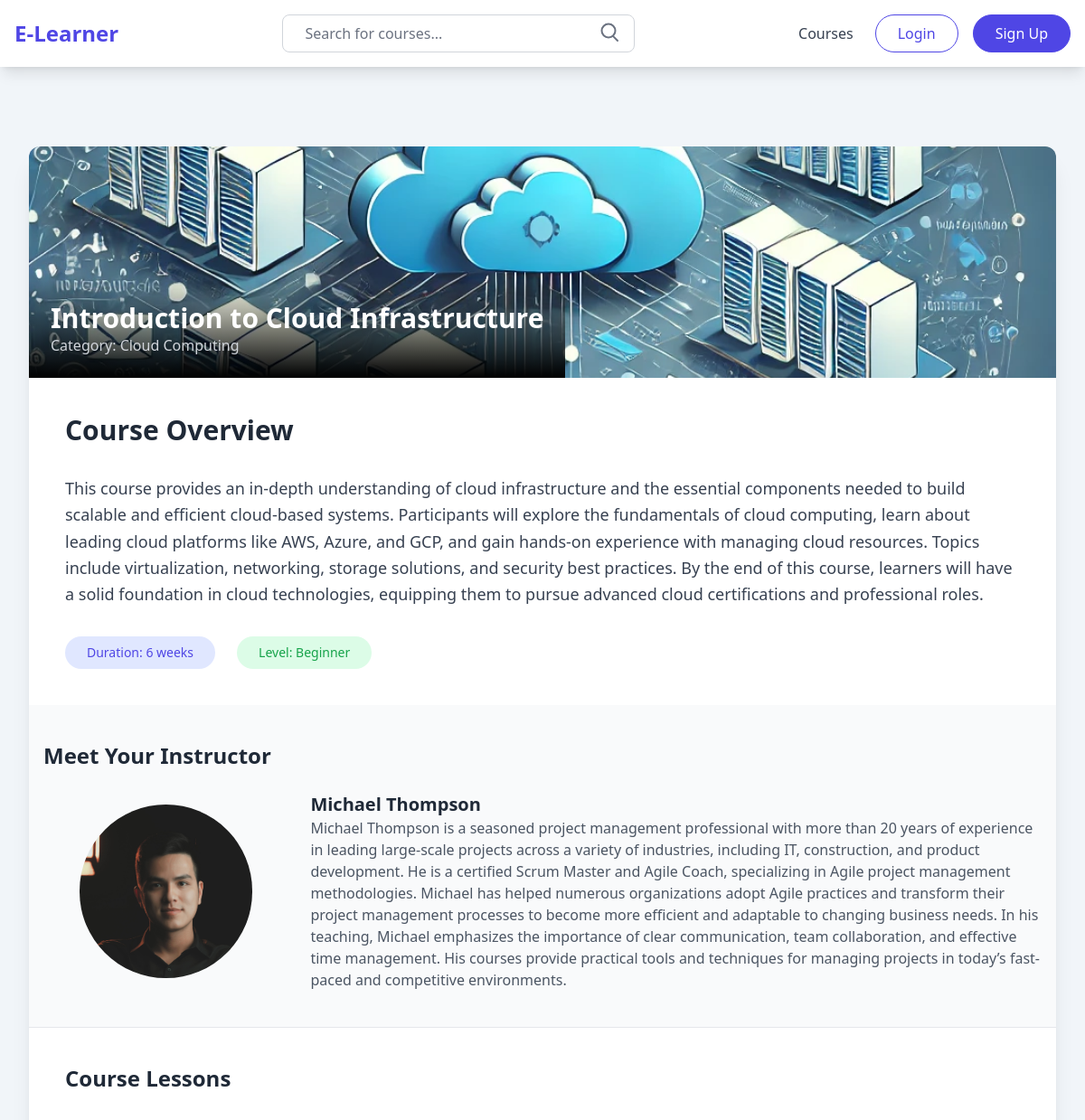
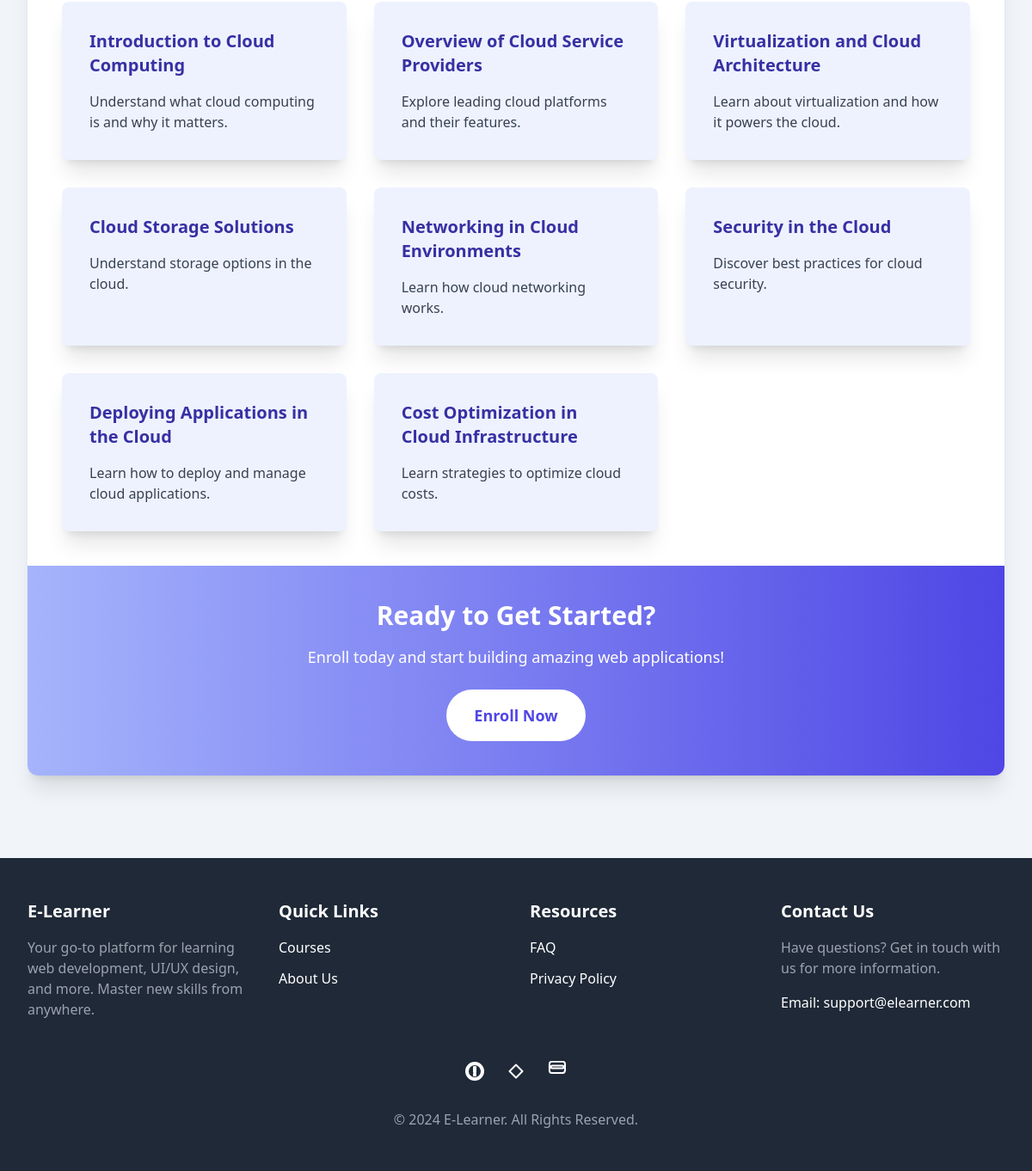
/courses/2/, run on the app's committed database (2 pictures, top to bottom).
### courses/models.py (models this page shows, shortened)
class Course(models.Model):
    title = models.CharField(max_length=255)
    description = models.TextField()
    category = models.ForeignKey(CourseCategory, related_name='courses', on_delete=models.CASCADE)
    difficulty = models.CharField(max_length=5, choices=COURSE_DIFFICULTY_OPTIONS)
    duration_weeks = models.PositiveIntegerField()
    instructor = models.ForeignKey(CourseInstructor, on_delete=models.CASCADE, related_name='instructed_courses')
    rating = models.FloatField(default=0.0)
    thumbnail = models.ImageField(upload_to='course_thumbnails/')
    created_at = models.DateTimeField(auto_now_add=True)
    objects = CourseManager()
    def get_enrollment(self, user):
        if not user.is_authenticated:
            return None
        return self.enrollments.filter(user=user).first()

class CourseCategory(models.Model):
    title = models.CharField(max_length=255)
    class Meta:
        verbose_name_plural = "Course Categories"

class CourseInstructor(models.Model):
    name = models.CharField(max_length=255)
    photo = models.ImageField(upload_to='instructors/')
    bio = models.TextField()

class CourseLesson(models.Model):
    title = models.CharField(max_length=255)
    course = models.ForeignKey(Course, on_delete=models.CASCADE, related_name='lessons')
    youtube_link = models.URLField()
    description = models.TextField()
    brief = models.CharField(max_length=300)
    file = models.FileField(upload_to='lessons/', null=True, blank=True)

### courses/views.py (the view)
# urls.py: path('<pk>/', CourseDetailView.as_view(), name='course_detail'),
class CourseDetailView(DetailView):
    model = Course
    template_name = 'course_detail.html'
    def get_context_data(self, **kwargs):
        context = super().get_context_data(**kwargs)
        course = context['course']
        enrollment = course.get_enrollment(self.request.user)
        context['is_enrolled'] = enrollment is not None
        context['is_approved'] = enrollment is not None and enrollment.approved
        return context

### courses/templates/course_detail.html (shortened to what this page needs)
{% extends 'base.html' %}
{% block content %}
    <div class="max-w-7xl mx-auto mt-14 bg-white rounded-xl shadow-xl overflow-hidden">
        <div class="relative">
            <img src="/uploads/{{ course.thumbnail }}" alt="Course Banner" class="w-full h-64 object-cover">
            <div class="absolute bottom-0 left-0 bg-gradient-to-t from-black to-transparent text-white p-6">
                <h2 class="text-3xl font-semibold">{{ course.title }}</h2>
                <p class="text-gray-300">Category: {{ course.category.title }}</p>
            </div>
        </div>
        <div class="p-10 space-y-8">
            <h3 class="text-3xl font-semibold text-gray-800">Course Overview</h3>
            <p class="text-lg leading-relaxed text-gray-700">
                {{ course.description }}
            </p>
            <div class="flex items-center gap-6 mt-8">
                <span class="inline-block bg-indigo-100 text-indigo-600 text-sm font-medium py-2 px-6 rounded-full">Duration: {{ course.duration_weeks }} weeks</span>
                <span class="inline-block bg-green-100 text-green-600 text-sm font-medium py-2 px-6 rounded-full">Level: {{ course.get_difficulty_display }}</span>
            </div>
        </div>
        <div class="bg-gray-50 py-10">
            <div class="max-w-7xl mx-auto px-4">
                <h3 class="text-2xl font-semibold text-gray-800">Meet Your Instructor</h3>
                <div class="flex items-center mt-6 space-x-6">
                    <div class='w-1/4 px-10'>
                        <img src="/uploads/{{ course.instructor.photo }}" alt="Instructor" class="w-48 h-48 object-cover object-top rounded-full">
                    </div>
                    <div class='w-3/4'>
                        <h4 class="text-xl font-semibold text-gray-800">{{ course.instructor.name }}</h4>
                        <p class="text-gray-600">
                            {{ course.instructor.bio }}
                        </p>
                    </div>
                </div>
            </div>
        </div>
        <div class="p-10 border-t border-gray-200">
            <h3 class="text-2xl font-semibold text-gray-800 mb-8">Course Lessons</h3>
            <div class="grid grid-cols-1 md:grid-cols-2 lg:grid-cols-3 gap-8">
                {% for lesson in course.lessons.all %}
                    <div class="bg-indigo-50 p-8 rounded-lg shadow-xl hover:shadow-2xl transition-all duration-300 ease-in-out transform hover:scale-105 hover:bg-indigo-100">
                        <h4 class="text-xl font-semibold text-indigo-800">{{ lesson.title }}</h4>
                        <p class="text-gray-700 mt-4">
                            {{ lesson.brief }}
                        </p>
                    </div>
                {% endfor %}
            </div>
        </div>
        <div class="bg-gradient-to-l to-indigo-300 from-indigo-600 text-white py-10 flex flex-col justify-center items-center">
            <h3 class="text-3xl font-semibold">Ready to Get Started?</h3>
            <p class="mt-4 text-lg">Enroll today and start building amazing web applications!</p>
            {% if is_approved %}
                <a href='{% url 'classroom' course=course.id lesson=course.lessons.first.id %}' class="mt-6 px-8 py-4 bg-white text-indigo-600 rounded-full font-semibold hover:bg-indigo-100 transition duration-300 text-lg">
                    Go to Classroom
                </a>
            {% elif is_enrolled %}
                <span class="block w-fit mt-6 px-8 py-4 bg-white text-indigo-600 rounded-full font-semibold transition duration-300 text-lg">
                    Pending Approval...
                </span>
            {% else %}
                <form action='{% url 'enroll' pk=course.id %}' method='POST'>
                    <button class="mt-6 px-8 py-4 bg-white text-indigo-600 rounded-full font-semibold hover:bg-indigo-100 transition duration-300 text-lg">
                        Enroll Now
                    </button>
                </form>
            {% endif %}
        </div>
    </div>
{% endblock content %}

### templates/base.html
{% extends '_base.html' %}
{% load static %}
{% block head %}
    <link rel='stylesheet' href='{% static 'css/main.css' %}' />
{% endblock head %}
{% block body %}
    <main class="p-8">
        {% block content %}
        {% endblock content %}
    </main>
{% endblock body %}

### templates/_base.html (shortened to what this page needs)
{% load static %}
<!DOCTYPE html>
<html>
    <head>
        {% block head %}
        {% endblock head %}
        <script src="https://cdn.tailwindcss.com?plugins=forms,typography,aspect-ratio,line-clamp,container-queries"></script>
        <script src='{% static 'js/tailwind.config.js' %}'></script>
    </head>
    <body class='bg-slate-100'>
        {% block header %}
            {% include 'navbar.html' %}
        {% endblock header %}
        {% block body %}
        {% endblock body %}
        {% block footer %}
            {% include 'footer.html' %}
        {% endblock footer %}
    </body>
</html>

### templates/navbar.html
<header class="sticky top-0 bg-white shadow-lg z-10">
    <div class="px-4 py-4 flex items-center justify-between">
        <a href="/" class="text-2xl font-semibold text-indigo-600 hover:text-indigo-500 transition duration-300">
            <h1>E-Learner</h1>
        </a>
        <div class="w-full lg:w-1/3 relative hidden md:block">
            <form action='{% url 'courses' %}' method='GET'>
                <input id='courseSearch' type="text" value='{{ search_q }}' name='q' placeholder="Search for courses..." class="w-full px-6 py-2 rounded-lg border border-gray-300 focus:outline-none focus:ring-2 focus:ring-indigo-600 transition duration-300 ease-in-out transform hover:scale-105">
                <button type='submit' class="absolute right-4 top-2 text-gray-500 hover:text-indigo-600 transition duration-300">
                    <svg xmlns="http://www.w3.org/2000/svg" fill="none" viewBox="0 0 24 24" stroke="currentColor" class="w-6 h-6">
                        <path stroke-linecap="round" stroke-linejoin="round" stroke-width="2" d="M21 21l-4.35-4.35M18.5 10a7.5 7.5 0 10-15 0 7.5 7.5 0 0015 0z"></path>
                    </svg>
                </button>
            </form>
        </div>
        <nav class="space-x-6 flex items-center">
            <a href="{% url 'courses' %}" class="text-gray-700 hover:text-indigo-600 transition duration-300">Courses</a>
            <div class="flex items-center space-x-4 ml-6">
                {% if request.user.is_authenticated %}
                    <div class="relative">
                        <button id="userDropdownButton" class="flex items-center space-x-2 hover:text-indigo-600 transition">
                            <span class="font-semibold">{{ request.user.username }}</span>
                            <svg xmlns="http://www.w3.org/2000/svg" class="h-5 w-5" viewBox="0 0 20 20" fill="currentColor">
                                <path fill-rule="evenodd" d="M5.293 7.293a1 1 0 011.414 0L10 10.586l3.293-3.293a1 1 0 111.414 1.414l-4 4a1 1 0 01-1.414 0l-4-4a1 1 0 010-1.414z" clip-rule="evenodd" />
                            </svg>
                        </button>
                        <div id="userDropdownMenu" class="hidden absolute right-0 mt-2 w-48 bg-white rounded-lg shadow-lg text-gray-800">
                            <a href="{% url 'profile' %}" class="rounded-t-lg block px-4 py-2 text-left w-full hover:bg-indigo-600 hover:text-white transition">Profile</a>
                            <a href="{% url 'password_change' %}" class="block px-4 py-2 text-left w-full hover:bg-indigo-600 hover:text-white transition">Change Password</a>
                            <form action="{% url 'logout' %}" method="post" class='inline'>
                                {% csrf_token %}
                                <button type='submit' class="text-left rounded-b-lg w-full block px-4 py-2 hover:bg-indigo-600 hover:text-white transition">Logout</button>
                            </form>
                        </div>
                    </div>
                {% else %}
                    <a href="{% url 'login' %}" class="px-6 py-2 text-indigo-600 bg-white border border-indigo-600 rounded-full hover:bg-indigo-600 hover:text-white transition duration-300">Login</a>
                    <a href="{% url 'signup' %}" class="px-6 py-2 text-white bg-indigo-600 border border-indigo-600 rounded-full hover:bg-indigo-700 hover:border-indigo-700 transition duration-300">Sign Up</a>
                {% endif %}
            </div>
        </nav>
    </div>
</header>

### templates/footer.html (shortened to what this page needs)
<footer class="bg-gray-800 text-white py-12 mt-16">
    <div class="max-w-7xl mx-auto px-6 lg:px-8">
        <div class="grid grid-cols-1 md:grid-cols-2 lg:grid-cols-4 gap-8">
            <div>
                <h3 class="text-xl font-semibold mb-4">E-Learner</h3>
                <p class="text-gray-400 mb-4">Your go-to platform for learning web development, UI/UX design, and more. Master new skills from anywhere.</p>
            </div>
            <div>
                <h3 class="text-xl font-semibold mb-4">Quick Links</h3>
                <ul class="space-y-3">
                    <li><a href="{% url 'courses' %}" class="hover:text-indigo-300 transition duration-300">Courses</a></li>
                    <li><a href="{% url 'about' %}" class="hover:text-indigo-300 transition duration-300">About Us</a></li>
                </ul>
            </div>
            <div>
                <h3 class="text-xl font-semibold mb-4">Resources</h3>
                <ul class="space-y-3">
                    <li><a href="{% url 'faq' %}" class="hover:text-indigo-300 transition duration-300">FAQ</a></li>
                    <li><a href="{% url 'policy' %}" class="hover:text-indigo-300 transition duration-300">Privacy Policy</a></li>
                </ul>
            </div>
            <div>
                <h3 class="text-xl font-semibold mb-4">Contact Us</h3>
                <p class="text-gray-400 mb-4">Have questions? Get in touch with us for more information.</p>
                <p>Email: <a href="mailto:support@elearner.com" class="hover:text-indigo-300 transition duration-300">support@elearner.com</a></p>
            </div>
        </div>
        <div class="mt-8 flex justify-center space-x-6">
            <a href="#" class="text-white hover:text-indigo-300 transition duration-300">
            </a>
            <a href="#" class="text-white hover:text-indigo-300 transition duration-300">
                <svg xmlns="http://www.w3.org/2000/svg" fill="none" viewBox="0 0 24 24" stroke="currentColor" class="w-6 h-6">
                    <path stroke-linecap="round" stroke-linejoin="round" stroke-width="2" d="M4.5 12l7.5-7.5L19.5 12l-7.5 7.5L4.5 12z"></path>
                </svg>
            </a>
            <a href="#" class="text-white hover:text-indigo-300 transition duration-300">
            </a>
        </div>
    </div>
    <div class="text-center mt-8 text-gray-400">
        <p>&copy; 2024 E-Learner. All Rights Reserved.</p>
    </div>
</footer>

### data on the page
Course: thumbnail (picture), title "Introduction to Cloud Infrastructure", category "Cloud Computing", description "This course provides an in-depth understanding of cloud infrastructure and the essential components needed to build scalable and efficient cloud-based systems. Participants will explore the fundamentals of cloud computing, learn about leading cloud platforms like AWS, Azure, and GCP, and gain hands-on experience with managing cloud resources. Topics include virtualization, networking, storage solutions, and security best practices. By the end of this course, learners will have a solid foundation in cloud technologies, equipping them to pursue advanced cloud certifications and professional roles.", duration_weeks "6", difficulty "Beginner", instructor.photo (picture), instructor.name "Michael Thompson", instructor.bio "Michael Thompson is a seasoned project management professional with more than 20 years of experience in leading large-scale projects across a variety of industries, including IT, construction, and product development. He is a certified Scrum Master and Agile Coach, specializing in Agile project management methodologies. Michael has helped numerous organizations adopt Agile practices and transform their project management processes to become more efficient and adaptable to changing business needs. In his teaching, Michael emphasizes the importance of clear communication, team collaboration, and effective time management. His courses provide practical tools and techniques for managing…"
CourseLesson: title "Introduction to Cloud Computing", brief "Understand what cloud computing is and why it matters."
CourseLesson: title "Overview of Cloud Service Providers", brief "Explore leading cloud platforms and their features."
CourseLesson: title "Virtualization and Cloud Architecture", brief "Learn about virtualization and how it powers the cloud."
CourseLesson: title "Cloud Storage Solutions", brief "Understand storage options in the cloud."
CourseLesson: title "Networking in Cloud Environments", brief "Learn how cloud networking works."
CourseLesson: title "Security in the Cloud", brief "Discover best practices for cloud security."
CourseLesson: title "Deploying Applications in the Cloud", brief "Learn how to deploy and manage cloud applications."
CourseLesson: title "Cost Optimization in Cloud Infrastructure", brief "Learn strategies to optimize cloud costs."
